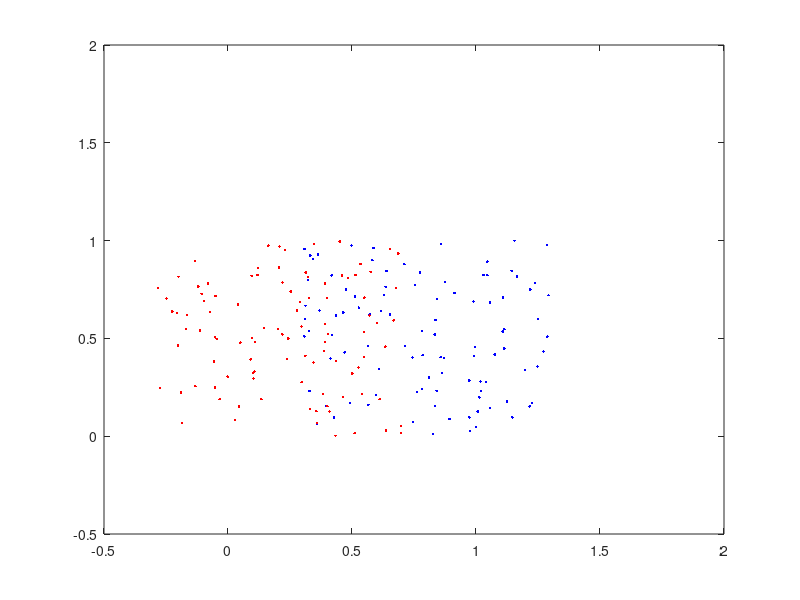

Here is the MATLAB script that generated this plot:
% basic svm that uses quadprog for optimisation. Improvements: compute RBF kernel, 
% use SMO for optimisation.

clear all;
close all;
% This first part just sets up a train and test set
N = 100;
D = 2;
X = zeros(2*N,D);
c1ind = 1:N;
c2ind = N+1:2*N;
X(c1ind,:) = rand(N,D)+repmat([0.3,0],N,1);
X(c2ind,:) = rand(N,D)+repmat([-0.3,0],N,1);
y = -ones(2*N,1);
y(c2ind) = 1;
plot(X(c1ind,1),X(c1ind,2),'b.'); hold on;
plot(X(c2ind,1),X(c2ind,2),'r.');

% This is the meaty part, everything is handled by quadprog
H = (y*y').*(X*X');
C = 1;
options = optimset('Display','off','LargeScale','off');
alphas = quadprog(H,-ones(2*N,1),-eye(2*N),zeros(2*N,1),y',0,zeros(2*N,1),C*ones(2*N,1),[],options);

% get the subset of points that have alpha > 0
ind = alphas>1e-8; % 1e-8 is the tolerance in X for interior-point algo
sv = zeros(sum(ind),1);
sv = alphas(ind); % keep track of the support vectors
svy = y(ind);
svx = X(ind,:);

% compute the w and b vectors, we only need worry about the ones with
% alpha>0
w = sum(repmat(sv,1,D).*repmat(svy,1,D).*svx);
b = median(w*svx' - svy');

% plot the discriminant line on the plot
lx = [-0.5;2];
ly = (b - w(1)*lx)./w(2);
line(lx,ly);
xlim([-0.5,2]);
ylim([-0.5,2]);
fprintf('complete\n');
